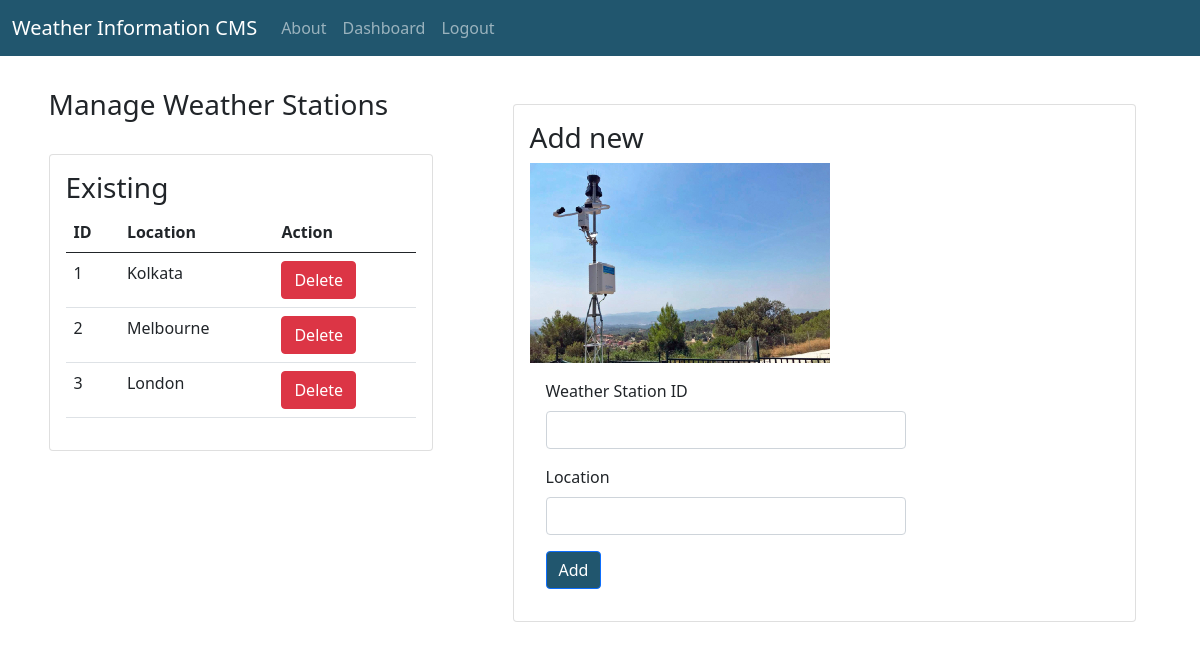
Before: /manage/weatherStations (signed in) with the older database file.
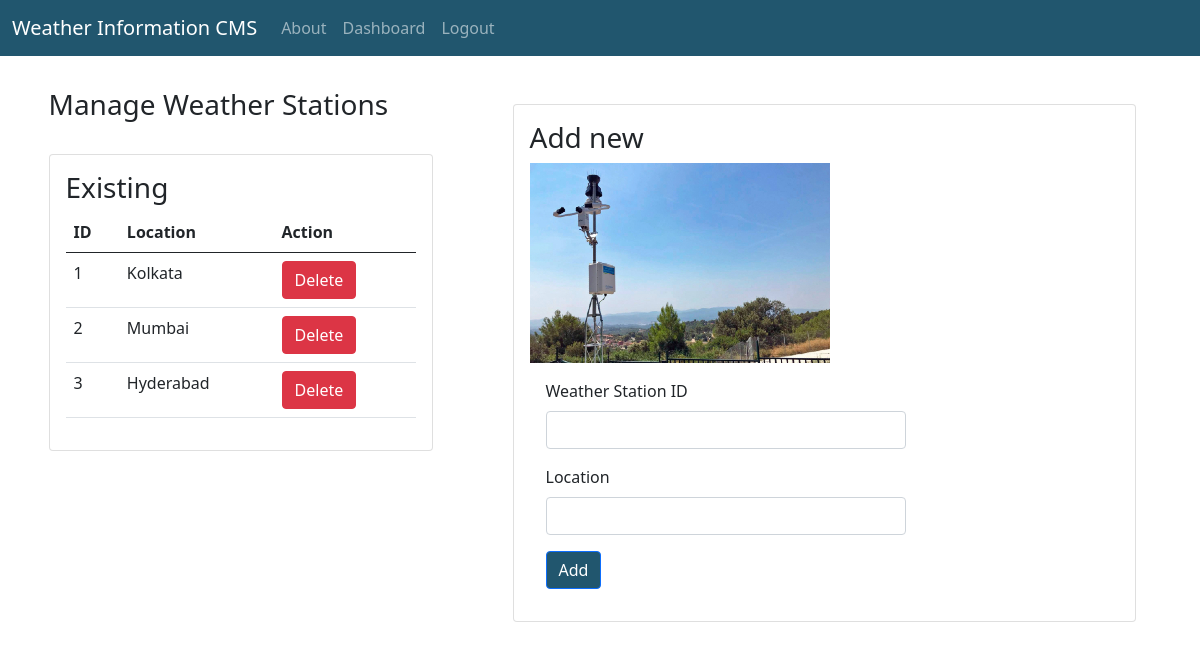
After: the same page with the newer database file.
### tables this page shows
CREATE TABLE weather_stations(
	weatherStationID INT NOT NULL UNIQUE,
	location VARCHAR(255) NOT NULL,
	isWorking INT NOT NULL
);

### app.py (the view)
@app.route('/manage/weatherStations')
def manageWeatherStations():
	if 'email' not in session:
		return redirect(url_for('login'))
	if session['user_role'] != 'admin':
		return abort(403)
	all_weather_stations = DBHelper.get_weather_stations()
	return render_template('manage_weather_stations.html',page_title="Manage Weather Stations",all_weather_stations=all_weather_stations)

### AuxClasses.py (called while the page is built)
	@staticmethod
	def get_connection():
		conn = sqlite3.connect('wis_database.db',timeout=30)
		return conn

	@staticmethod
	def get_weather_stations():
		conn = DBHelper.get_connection()
		conn.row_factory = sqlite3.Row
		cur = conn.cursor()
		res = cur.execute("SELECT * FROM weather_stations").fetchall()
		conn.close()
		return res

### templates/manage_weather_stations.html
{% extends 'base.html' %}
{% block main_content %}
<table style="margin-left: auto; margin-right: auto;" cellpadding="32rem">
	<tr valign="top">
		<td>
			<h3>Manage Weather Stations</h3><br/>
		<div class="card" style="min-width: 24rem;">
		  <div class="card-body">
		   <h3>Existing</h3>
			<table class="table">
			  <thead>
			    <tr>
			      <th scope="col">ID</th>
			      <th scope="col">Location</th>
			      <th scope="col">Action</th>
			    </tr>
			  </thead>
			  <tbody>
			  	{% for row in all_weather_stations %}
			    <tr>
			      <td>{{ row['weatherStationID'] }}</td>
			      <td>{{ row['location'] }}</td>
			      <td><button id="delete_station_button" type="button" class="btn btn-danger" onclick=this.style.opacity=0.8;this.innerText='Deleting...';delete_station({{ row['weatherStationID'] }})>Delete</button></td>
			    </tr>
			    {% endfor %}
			  </tbody>
			</table>
		  </div>
		</div>
		</td>
		<td>
			<div class="card mb-3" style="margin: 1rem; padding: 1rem">
				<h3>Add new</h3>
			  <div class="row g-0">
			  	<img src="{{ url_for('static',filename='images/weather_station.jpg') }}" alt="Add new weather station" style="align-self: center; max-width: 300px;">
			    <div class="col-md-8">
			      <div class="card-body">
			    	<div class="mb-3">
				    <label for="weatherStationID" class="form-label">Weather Station ID</label>
				    <input type="form-text" class="form-control" id="weatherStationID" aria-describedby="idHelp" name="weatherStationID" value="{{ request.form['weatherStationID'] }}">
				  </div>
				  <div class="mb-3">
				    <label for="location" class="form-label">Location</label>
				    <input type="form-text" class="form-control" id="location" aria-describedby="locationHelp" name="email" value="{{ request.form['location'] }}">
				  </div>
				  <button id="submit_new_station_button" onclick="add_station(document.getElementById('weatherStationID').value,document.getElementById('location').value)" type="submit" class="btn btn-primary" style="background-color: #21566e">Add</button>
			      </div>
			    </div>
			  </div>
			</div>
		</td>
	</tr>
</table>
{% endblock %}

### templates/base.html (shortened to what this page needs)
<!doctype html>
<html lang="en">
  <head>
    <link href="{{ url_for('static', filename='css/bootstrap.min.css') }}" rel="stylesheet">
    <link href="{{ url_for('static', filename='css/responsive_table.css') }}" rel="stylesheet">
  </head>
  <body>
  <nav class="navbar navbar-expand-lg navbar-dark" style="background-color: #21566e">
  <div class="container-fluid">
    <a class="navbar-brand" href="{{ url_for('index') }}">Weather Information CMS</a>
    <div class="collapse navbar-collapse" id="navbarSupportedContent">
      <ul class="navbar-nav me-auto mb-2 mb-lg-0">
        <li class="nav-item">
          <a class="nav-link" href="{{ url_for('about') }}">About</a>
        </li>
        {% if 'email' in session %}
        <li class="nav-item">
          <a class="nav-link" href="{{ url_for('dashboard') }}">Dashboard</a>
        </li>
        <li class="nav-item">
          <a class="nav-link" href="{{ url_for('logout') }}">Logout</a>
        </li>
        {% endif %}
      </ul>
    </div>
  </div>
</nav>
{% block main_content %}{% endblock %}
  </body>
</html>

Changed rows visible on the page:
changed weather_stations: location "Melbourne" → "Mumbai"
changed weather_stations: location "London" → "Hyderabad"
